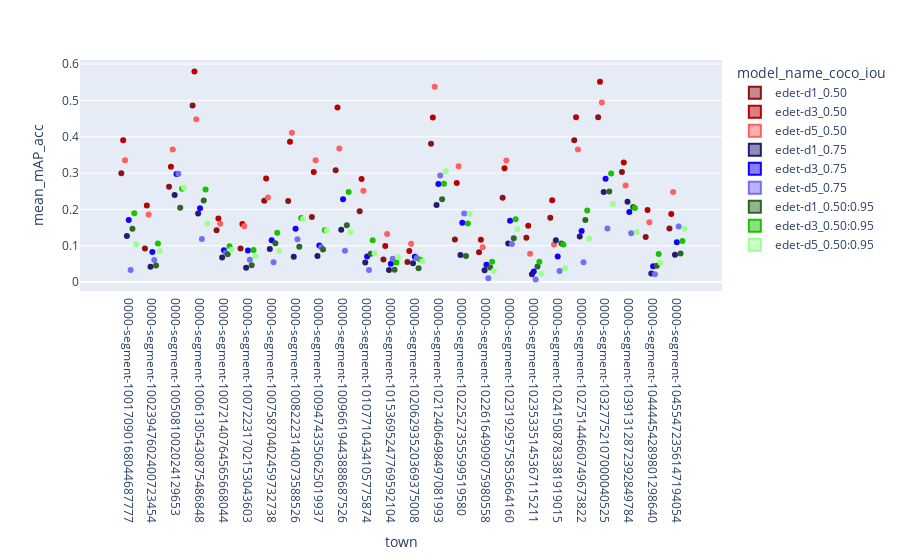

The notebook cell this image was saved under:
### Code cell
import plotly.express as px

df = df.sort_values(by=["town", "coco_metric"])
fig = px.violin(df.loc[((df["model_name"] == "edet-d1") | (df["model_name"] == "edet-d3") | (df["model_name"] == "edet-d5")) & (df["coco_AP-AR"] == "AP") & (df["resolution"] == "(1080, 1920)") & (df["coco_bbox_area"] == "all") & (df["coco_max_det"] == "100")], 
                y="mean_mAP_acc", x="town", color="model_name_coco_iou", box=True, points="all", hover_data=["model_name", "resolution", "mean_lat", "mean_mAP_acc", "coco_metric", "index", "coco_AP-AR"],
                category_orders={"model_name_coco_iou": 
                                 ['edet-d1_0.50', 'edet-d3_0.50', 'edet-d5_0.50', 'edet-d1_0.75', 'edet-d3_0.75', 'edet-d5_0.75', 'edet-d1_0.50:0.95', 'edet-d3_0.50:0.95', 'edet-d5_0.50:0.95']
                                },
                color_discrete_sequence=["#8c1414", "#b80202", "#fc6060", "#231d70", "#1200ff", "#776df7", "#2d6625", "#18c400", "#9dff8f"]
               )
fig.show()
